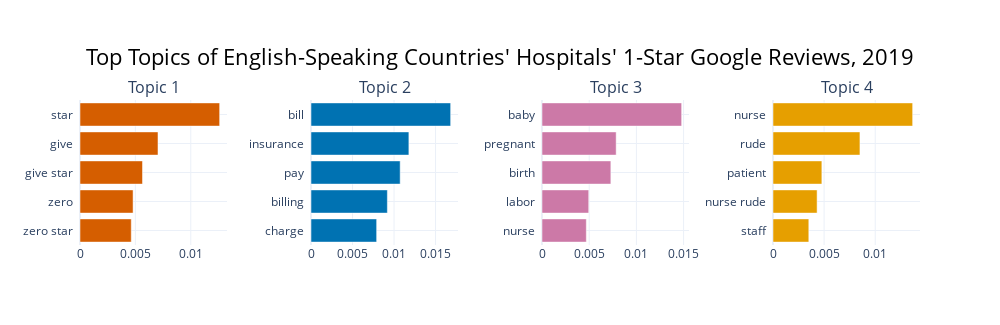
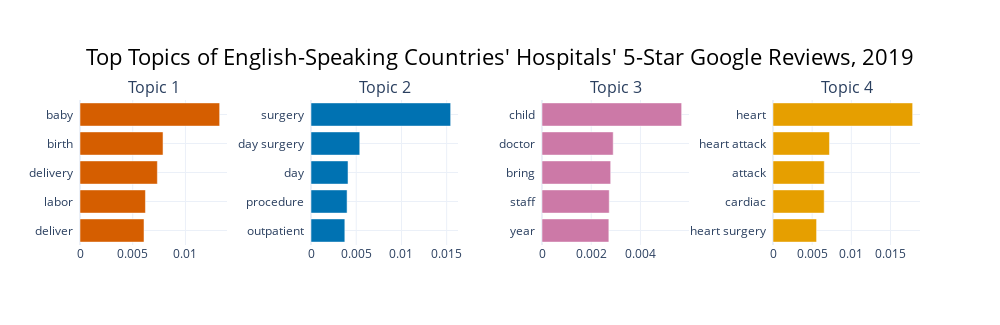
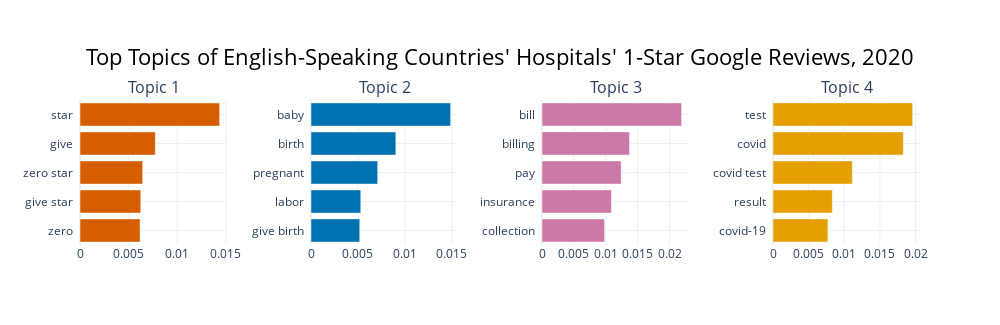
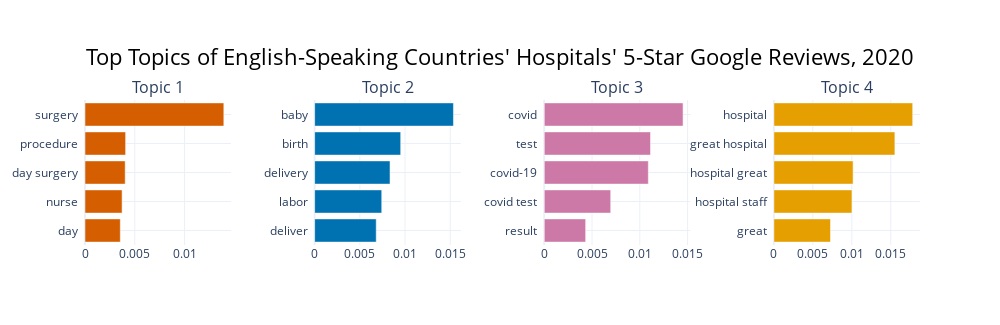

Write notebook code for charts like these, in order.
### Code cell
#Topics of Worst and Best Reviews, 2019 vs. 2020

np.random.seed(42)
random.seed(42)

custom_labels = {
    0: "Topic 1",
    1: "Topic 2",
    2: "Topic 3",
    3: 'Topic 4'
}

for i in [2019,2020]:
    for j in [1,5]:
        df = combined_df[(combined_df['year'] == pd.Period(i, freq='Y')) & (combined_df['stars'] == j)]
        print(df.shape)

        vectorizer_model = CountVectorizer(tokenizer=LemmaTokenizer(), stop_words=stop_list, ngram_range=(1, 4))
        topic_model = BERTopic(language="multilingual",vectorizer_model=vectorizer_model)
        topics, probs = topic_model.fit_transform(df['text'])

        topic_model.set_topic_labels(custom_labels)
        fig = topic_model.visualize_barchart(top_n_topics=4, title=f'Top Topics of English-Speaking Countries\' Hospitals\' {j}-Star Google Reviews, {i}', custom_labels=True)
        pio.show(fig)

### Figure 1 — Plotly figure (JSON) as saved in the notebook; plotly's stock layout.template omitted (floating-point values rounded to 4 significant figures)
{"data": [{"marker": {"color": "#D55E00"}, "orientation": "h", "type": "bar", "x": [0.004629, 0.004793, 0.005644, 0.007042, 0.01261], "xaxis": "x", "y": ["zero star  ", "zero  ", "give star  ", "give  ", "star  "], "yaxis": "y"}, {"marker": {"color": "#0072B2"}, "orientation": "h", "type": "bar", "x": [0.007906, 0.009197, 0.01074, 0.01179, 0.01682], "xaxis": "x2", "y": ["charge  ", "billing  ", "pay  ", "insurance  ", "bill  "], "yaxis": "y2"}, {"marker": {"color": "#CC79A7"}, "orientation": "h", "type": "bar", "x": [0.004696, 0.004952, 0.007295, 0.007858, 0.0148], "xaxis": "x3", "y": ["nurse  ", "labor  ", "birth  ", "pregnant  ", "baby  "], "yaxis": "y3"}, {"marker": {"color": "#E69F00"}, "orientation": "h", "type": "bar", "x": [0.003503, 0.004314, 0.004779, 0.008505, 0.01366], "xaxis": "x4", "y": ["staff  ", "nurse rude  ", "patient  ", "rude  ", "nurse  "], "yaxis": "y4"}], "layout": {"annotations": [{"font": {"size": 16}, "showarrow": false, "text": "Topic 1", "x": 0.0875, "xanchor": "center", "xref": "paper", "y": 1, "yanchor": "bottom", "yref": "paper"}, {"font": {"size": 16}, "showarrow": false, "text": "Topic 2", "x": 0.3625, "xanchor": "center", "xref": "paper", "y": 1, "yanchor": "bottom", "yref": "paper"}, {"font": {"size": 16}, "showarrow": false, "text": "Topic 3", "x": 0.6375, "xanchor": "center", "xref": "paper", "y": 1, "yanchor": "bottom", "yref": "paper"}, {"font": {"size": 16}, "showarrow": false, "text": "Topic 4", "x": 0.9125, "xanchor": "center", "xref": "paper", "y": 1, "yanchor": "bottom", "yref": "paper"}], "height": 325, "hoverlabel": {"bgcolor": "white", "font": {"family": "Rockwell", "size": 16}}, "showlegend": false, "title": {"font": {"color": "Black", "size": 22}, "text": "Top Topics of English-Speaking Countries' Hospitals' 1-Star Google Reviews, 2019", "x": 0.5, "xanchor": "center", "yanchor": "top"}, "width": 1000, "xaxis": {"anchor": "y", "domain": [0, 0.175], "showgrid": true}, "xaxis2": {"anchor": "y2", "domain": [0.275, 0.45], "showgrid": true}, "xaxis3": {"anchor": "y3", "domain": [0.55, 0.725], "showgrid": true}, "xaxis4": {"anchor": "y4", "domain": [0.825, 1], "showgrid": true}, "yaxis": {"anchor": "x", "domain": [0, 1], "showgrid": true}, "yaxis2": {"anchor": "x2", "domain": [0, 1], "showgrid": true}, "yaxis3": {"anchor": "x3", "domain": [0, 1], "showgrid": true}, "yaxis4": {"anchor": "x4", "domain": [0, 1], "showgrid": true}}}

### Figure 2 — Plotly figure (JSON) as saved in the notebook; plotly's stock layout.template omitted (floating-point values rounded to 4 significant figures)
{"data": [{"marker": {"color": "#D55E00"}, "orientation": "h", "type": "bar", "x": [0.00607, 0.006206, 0.007337, 0.007874, 0.01324], "xaxis": "x", "y": ["deliver  ", "labor  ", "delivery  ", "birth  ", "baby  "], "yaxis": "y"}, {"marker": {"color": "#0072B2"}, "orientation": "h", "type": "bar", "x": [0.00374, 0.003988, 0.004092, 0.005391, 0.01544], "xaxis": "x2", "y": ["outpatient  ", "procedure  ", "day  ", "day surgery  ", "surgery  "], "yaxis": "y2"}, {"marker": {"color": "#CC79A7"}, "orientation": "h", "type": "bar", "x": [0.002716, 0.002732, 0.002791, 0.002893, 0.005674], "xaxis": "x3", "y": ["year  ", "staff  ", "bring  ", "doctor  ", "child  "], "yaxis": "y3"}, {"marker": {"color": "#E69F00"}, "orientation": "h", "type": "bar", "x": [0.005564, 0.006535, 0.006547, 0.00721, 0.01783], "xaxis": "x4", "y": ["heart surgery  ", "cardiac  ", "attack  ", "heart attack  ", "heart  "], "yaxis": "y4"}], "layout": {"annotations": [{"font": {"size": 16}, "showarrow": false, "text": "Topic 1", "x": 0.0875, "xanchor": "center", "xref": "paper", "y": 1, "yanchor": "bottom", "yref": "paper"}, {"font": {"size": 16}, "showarrow": false, "text": "Topic 2", "x": 0.3625, "xanchor": "center", "xref": "paper", "y": 1, "yanchor": "bottom", "yref": "paper"}, {"font": {"size": 16}, "showarrow": false, "text": "Topic 3", "x": 0.6375, "xanchor": "center", "xref": "paper", "y": 1, "yanchor": "bottom", "yref": "paper"}, {"font": {"size": 16}, "showarrow": false, "text": "Topic 4", "x": 0.9125, "xanchor": "center", "xref": "paper", "y": 1, "yanchor": "bottom", "yref": "paper"}], "height": 325, "hoverlabel": {"bgcolor": "white", "font": {"family": "Rockwell", "size": 16}}, "showlegend": false, "title": {"font": {"color": "Black", "size": 22}, "text": "Top Topics of English-Speaking Countries' Hospitals' 5-Star Google Reviews, 2019", "x": 0.5, "xanchor": "center", "yanchor": "top"}, "width": 1000, "xaxis": {"anchor": "y", "domain": [0, 0.175], "showgrid": true}, "xaxis2": {"anchor": "y2", "domain": [0.275, 0.45], "showgrid": true}, "xaxis3": {"anchor": "y3", "domain": [0.55, 0.725], "showgrid": true}, "xaxis4": {"anchor": "y4", "domain": [0.825, 1], "showgrid": true}, "yaxis": {"anchor": "x", "domain": [0, 1], "showgrid": true}, "yaxis2": {"anchor": "x2", "domain": [0, 1], "showgrid": true}, "yaxis3": {"anchor": "x3", "domain": [0, 1], "showgrid": true}, "yaxis4": {"anchor": "x4", "domain": [0, 1], "showgrid": true}}}

### Figure 3 — Plotly figure (JSON) as saved in the notebook; plotly's stock layout.template omitted (floating-point values rounded to 4 significant figures)
{"data": [{"marker": {"color": "#D55E00"}, "orientation": "h", "type": "bar", "x": [0.006175, 0.006245, 0.006442, 0.007745, 0.01436], "xaxis": "x", "y": ["zero  ", "give star  ", "zero star  ", "give  ", "star  "], "yaxis": "y"}, {"marker": {"color": "#0072B2"}, "orientation": "h", "type": "bar", "x": [0.005191, 0.005301, 0.007101, 0.009037, 0.01487], "xaxis": "x2", "y": ["give birth  ", "labor  ", "pregnant  ", "birth  ", "baby  "], "yaxis": "y2"}, {"marker": {"color": "#CC79A7"}, "orientation": "h", "type": "bar", "x": [0.009819, 0.01089, 0.01242, 0.01373, 0.02191], "xaxis": "x3", "y": ["collection  ", "insurance  ", "pay  ", "billing  ", "bill  "], "yaxis": "y3"}, {"marker": {"color": "#E69F00"}, "orientation": "h", "type": "bar", "x": [0.007704, 0.008323, 0.01113, 0.01827, 0.01958], "xaxis": "x4", "y": ["covid-19  ", "result  ", "covid test  ", "covid  ", "test  "], "yaxis": "y4"}], "layout": {"annotations": [{"font": {"size": 16}, "showarrow": false, "text": "Topic 1", "x": 0.0875, "xanchor": "center", "xref": "paper", "y": 1, "yanchor": "bottom", "yref": "paper"}, {"font": {"size": 16}, "showarrow": false, "text": "Topic 2", "x": 0.3625, "xanchor": "center", "xref": "paper", "y": 1, "yanchor": "bottom", "yref": "paper"}, {"font": {"size": 16}, "showarrow": false, "text": "Topic 3", "x": 0.6375, "xanchor": "center", "xref": "paper", "y": 1, "yanchor": "bottom", "yref": "paper"}, {"font": {"size": 16}, "showarrow": false, "text": "Topic 4", "x": 0.9125, "xanchor": "center", "xref": "paper", "y": 1, "yanchor": "bottom", "yref": "paper"}], "height": 325, "hoverlabel": {"bgcolor": "white", "font": {"family": "Rockwell", "size": 16}}, "showlegend": false, "title": {"font": {"color": "Black", "size": 22}, "text": "Top Topics of English-Speaking Countries' Hospitals' 1-Star Google Reviews, 2020", "x": 0.5, "xanchor": "center", "yanchor": "top"}, "width": 1000, "xaxis": {"anchor": "y", "domain": [0, 0.175], "showgrid": true}, "xaxis2": {"anchor": "y2", "domain": [0.275, 0.45], "showgrid": true}, "xaxis3": {"anchor": "y3", "domain": [0.55, 0.725], "showgrid": true}, "xaxis4": {"anchor": "y4", "domain": [0.825, 1], "showgrid": true}, "yaxis": {"anchor": "x", "domain": [0, 1], "showgrid": true}, "yaxis2": {"anchor": "x2", "domain": [0, 1], "showgrid": true}, "yaxis3": {"anchor": "x3", "domain": [0, 1], "showgrid": true}, "yaxis4": {"anchor": "x4", "domain": [0, 1], "showgrid": true}}}

### Figure 4 — Plotly figure (JSON) as saved in the notebook; plotly's stock layout.template omitted (floating-point values rounded to 4 significant figures)
{"data": [{"marker": {"color": "#D55E00"}, "orientation": "h", "type": "bar", "x": [0.003547, 0.003725, 0.004036, 0.004079, 0.01394], "xaxis": "x", "y": ["day  ", "nurse  ", "day surgery  ", "procedure  ", "surgery  "], "yaxis": "y"}, {"marker": {"color": "#0072B2"}, "orientation": "h", "type": "bar", "x": [0.006812, 0.007421, 0.008339, 0.009518, 0.01535], "xaxis": "x2", "y": ["deliver  ", "labor  ", "delivery  ", "birth  ", "baby  "], "yaxis": "y2"}, {"marker": {"color": "#CC79A7"}, "orientation": "h", "type": "bar", "x": [0.004332, 0.006954, 0.01089, 0.01112, 0.01453], "xaxis": "x3", "y": ["result  ", "covid test  ", "covid-19  ", "test  ", "covid  "], "yaxis": "y3"}, {"marker": {"color": "#E69F00"}, "orientation": "h", "type": "bar", "x": [0.007263, 0.01002, 0.01017, 0.01553, 0.01781], "xaxis": "x4", "y": ["great  ", "hospital staff  ", "hospital great  ", "great hospital  ", "hospital  "], "yaxis": "y4"}], "layout": {"annotations": [{"font": {"size": 16}, "showarrow": false, "text": "Topic 1", "x": 0.0875, "xanchor": "center", "xref": "paper", "y": 1, "yanchor": "bottom", "yref": "paper"}, {"font": {"size": 16}, "showarrow": false, "text": "Topic 2", "x": 0.3625, "xanchor": "center", "xref": "paper", "y": 1, "yanchor": "bottom", "yref": "paper"}, {"font": {"size": 16}, "showarrow": false, "text": "Topic 3", "x": 0.6375, "xanchor": "center", "xref": "paper", "y": 1, "yanchor": "bottom", "yref": "paper"}, {"font": {"size": 16}, "showarrow": false, "text": "Topic 4", "x": 0.9125, "xanchor": "center", "xref": "paper", "y": 1, "yanchor": "bottom", "yref": "paper"}], "height": 325, "hoverlabel": {"bgcolor": "white", "font": {"family": "Rockwell", "size": 16}}, "showlegend": false, "title": {"font": {"color": "Black", "size": 22}, "text": "Top Topics of English-Speaking Countries' Hospitals' 5-Star Google Reviews, 2020", "x": 0.5, "xanchor": "center", "yanchor": "top"}, "width": 1000, "xaxis": {"anchor": "y", "domain": [0, 0.175], "showgrid": true}, "xaxis2": {"anchor": "y2", "domain": [0.275, 0.45], "showgrid": true}, "xaxis3": {"anchor": "y3", "domain": [0.55, 0.725], "showgrid": true}, "xaxis4": {"anchor": "y4", "domain": [0.825, 1], "showgrid": true}, "yaxis": {"anchor": "x", "domain": [0, 1], "showgrid": true}, "yaxis2": {"anchor": "x2", "domain": [0, 1], "showgrid": true}, "yaxis3": {"anchor": "x3", "domain": [0, 1], "showgrid": true}, "yaxis4": {"anchor": "x4", "domain": [0, 1], "showgrid": true}}}
